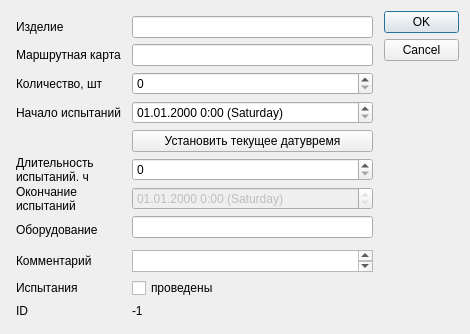
<?xml version="1.0" encoding="UTF-8"?>
<ui version="4.0">
 <class>NewItemDialog</class>
 <widget class="QDialog" name="NewItemDialog">
  <property name="geometry">
   <rect>
    <x>0</x>
    <y>0</y>
    <width>470</width>
    <height>334</height>
   </rect>
  </property>
  <property name="minimumSize">
   <size>
    <width>374</width>
    <height>334</height>
   </size>
  </property>
  <property name="windowTitle">
   <string>Добавление нового изделия</string>
  </property>
  <layout class="QGridLayout" name="gridLayout_2">
   <item row="0" column="0">
    <layout class="QGridLayout" name="gridLayout">
     <property name="sizeConstraint">
      <enum>QLayout::SetMaximumSize</enum>
     </property>
     <property name="leftMargin">
      <number>5</number>
     </property>
     <property name="topMargin">
      <number>5</number>
     </property>
     <property name="rightMargin">
      <number>5</number>
     </property>
     <property name="bottomMargin">
      <number>5</number>
     </property>
     <item row="0" column="1">
      <widget class="QLineEdit" name="MCchipName"/>
     </item>
     <item row="6" column="1">
      <widget class="QDateTimeEdit" name="MCdateTimeEnd">
       <property name="enabled">
        <bool>false</bool>
       </property>
       <property name="readOnly">
        <bool>true</bool>
       </property>
       <property name="displayFormat">
        <string>dd.MM.yyyy H:mm (dddd)</string>
       </property>
      </widget>
     </item>
     <item row="3" column="1">
      <widget class="QDateTimeEdit" name="MCdateTimeStart">
       <property name="enabled">
        <bool>true</bool>
       </property>
       <property name="readOnly">
        <bool>false</bool>
       </property>
       <property name="displayFormat">
        <string>dd.MM.yyyy H:mm (dddd)</string>
       </property>
      </widget>
     </item>
     <item row="1" column="0">
      <widget class="QLabel" name="MCmapLabel">
       <property name="text">
        <string>Маршрутная карта</string>
       </property>
      </widget>
     </item>
     <item row="9" column="0">
      <widget class="QLabel" name="MCCommentLabel">
       <property name="text">
        <string>Комментарий</string>
       </property>
      </widget>
     </item>
     <item row="11" column="0">
      <widget class="QLabel" name="MCidLabel">
       <property name="text">
        <string>ID</string>
       </property>
      </widget>
     </item>
     <item row="5" column="1">
      <widget class="QSpinBox" name="MCduration">
       <property name="minimum">
        <number>0</number>
       </property>
       <property name="maximum">
        <number>10000</number>
       </property>
       <property name="value">
        <number>0</number>
       </property>
      </widget>
     </item>
     <item row="5" column="0">
      <widget class="QLabel" name="MCdurationLabel">
       <property name="text">
        <string>Длительность испытаний, ч</string>
       </property>
       <property name="scaledContents">
        <bool>false</bool>
       </property>
       <property name="wordWrap">
        <bool>true</bool>
       </property>
      </widget>
     </item>
     <item row="6" column="0">
      <widget class="QLabel" name="MCdateTimeEndLabel">
       <property name="text">
        <string>Окончание испытаний</string>
       </property>
       <property name="wordWrap">
        <bool>true</bool>
       </property>
      </widget>
     </item>
     <item row="3" column="0">
      <widget class="QLabel" name="MCdateTimeStartLabel">
       <property name="text">
        <string>Начало испытаний</string>
       </property>
       <property name="wordWrap">
        <bool>true</bool>
       </property>
      </widget>
     </item>
     <item row="1" column="1">
      <widget class="QLineEdit" name="MCmap"/>
     </item>
     <item row="11" column="1">
      <widget class="QLabel" name="MCid">
       <property name="text">
        <string>-1</string>
       </property>
      </widget>
     </item>
     <item row="2" column="0">
      <widget class="QLabel" name="MCcountLabel">
       <property name="text">
        <string>Количество, шт</string>
       </property>
      </widget>
     </item>
     <item row="2" column="1">
      <widget class="QSpinBox" name="MCcount"/>
     </item>
     <item row="7" column="1">
      <widget class="QLineEdit" name="MCdevice"/>
     </item>
     <item row="10" column="1">
      <widget class="QCheckBox" name="MCtestIsDone">
       <property name="text">
        <string>проведены</string>
       </property>
      </widget>
     </item>
     <item row="10" column="0">
      <widget class="QLabel" name="MCtestIsDoneLabel">
       <property name="text">
        <string>Испытания</string>
       </property>
      </widget>
     </item>
     <item row="9" column="1">
      <widget class="QPlainTextEdit" name="MCcomment">
       <property name="plainText">
        <string/>
       </property>
      </widget>
     </item>
     <item row="0" column="0">
      <widget class="QLabel" name="MCchaipNameLabel">
       <property name="text">
        <string>Изделие</string>
       </property>
      </widget>
     </item>
     <item row="7" column="0" rowspan="2">
      <widget class="QLabel" name="MCdeviceLabel">
       <property name="text">
        <string>Оборудование</string>
       </property>
      </widget>
     </item>
     <item row="4" column="1">
      <widget class="QPushButton" name="setCurrentDateTimeButton">
       <property name="text">
        <string>Установить текущее датувремя</string>
       </property>
      </widget>
     </item>
    </layout>
   </item>
   <item row="0" column="1">
    <widget class="QDialogButtonBox" name="buttonBox">
     <property name="minimumSize">
      <size>
       <width>75</width>
       <height>316</height>
      </size>
     </property>
     <property name="orientation">
      <enum>Qt::Vertical</enum>
     </property>
     <property name="standardButtons">
      <set>QDialogButtonBox::Cancel|QDialogButtonBox::Ok</set>
     </property>
    </widget>
   </item>
  </layout>
 </widget>
 <tabstops>
  <tabstop>MCchipName</tabstop>
  <tabstop>MCmap</tabstop>
  <tabstop>MCcount</tabstop>
  <tabstop>MCdateTimeStart</tabstop>
  <tabstop>MCduration</tabstop>
  <tabstop>MCdateTimeEnd</tabstop>
  <tabstop>MCdevice</tabstop>
  <tabstop>MCcomment</tabstop>
  <tabstop>MCtestIsDone</tabstop>
 </tabstops>
 <resources/>
 <connections>
  <connection>
   <sender>buttonBox</sender>
   <signal>accepted()</signal>
   <receiver>NewItemDialog</receiver>
   <slot>accept()</slot>
   <hints>
    <hint type="sourcelabel">
     <x>248</x>
     <y>254</y>
    </hint>
    <hint type="destinationlabel">
     <x>157</x>
     <y>274</y>
    </hint>
   </hints>
  </connection>
  <connection>
   <sender>buttonBox</sender>
   <signal>rejected()</signal>
   <receiver>NewItemDialog</receiver>
   <slot>reject()</slot>
   <hints>
    <hint type="sourcelabel">
     <x>316</x>
     <y>260</y>
    </hint>
    <hint type="destinationlabel">
     <x>286</x>
     <y>274</y>
    </hint>
   </hints>
  </connection>
 </connections>
</ui>
